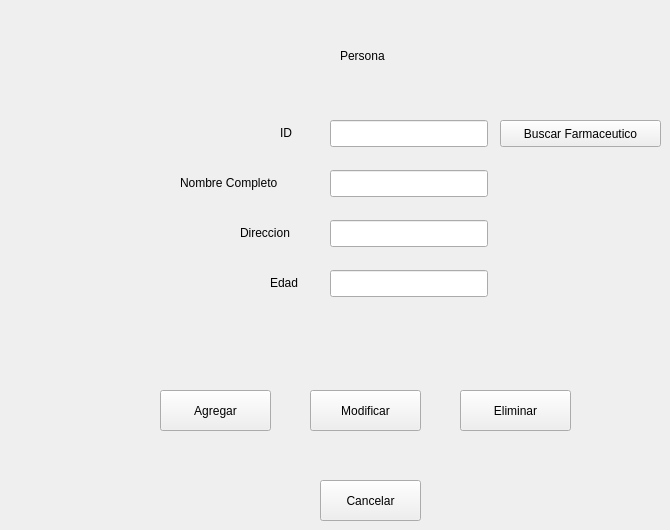
     <widget class="QWidget" name="tabCrudFarmaceuticos_2">
      <attribute name="title">
       <string>Farmaceuticos</string>
      </attribute>
      <widget class="QLabel" name="label_48">
       <property name="geometry">
        <rect>
         <x>180</x>
         <y>170</y>
         <width>131</width>
         <height>26</height>
        </rect>
       </property>
       <property name="text">
        <string>Nombre Completo</string>
       </property>
      </widget>
      <widget class="QLabel" name="label_49">
       <property name="geometry">
        <rect>
         <x>340</x>
         <y>40</y>
         <width>91</width>
         <height>31</height>
        </rect>
       </property>
       <property name="styleSheet">
        <string notr="true">font: italic 20pt &quot;URW Palladio L&quot;;</string>
       </property>
       <property name="text">
        <string>Persona</string>
       </property>
      </widget>
      <widget class="QLineEdit" name="tf_Farmaceutico_nombre_2">
       <property name="geometry">
        <rect>
         <x>330</x>
         <y>170</y>
         <width>158</width>
         <height>27</height>
        </rect>
       </property>
      </widget>
      <widget class="QLabel" name="label_50">
       <property name="geometry">
        <rect>
         <x>240</x>
         <y>220</y>
         <width>71</width>
         <height>26</height>
        </rect>
       </property>
       <property name="text">
        <string>Direccion</string>
       </property>
      </widget>
      <widget class="QLineEdit" name="tf_Farmaceutico_direccion_2">
       <property name="geometry">
        <rect>
         <x>330</x>
         <y>220</y>
         <width>158</width>
         <height>27</height>
        </rect>
       </property>
      </widget>
      <widget class="QLabel" name="label_51">
       <property name="geometry">
        <rect>
         <x>270</x>
         <y>270</y>
         <width>41</width>
         <height>26</height>
        </rect>
       </property>
       <property name="text">
        <string>Edad</string>
       </property>
      </widget>
      <widget class="QLineEdit" name="tf_Farmaceutico_edad_2">
       <property name="geometry">
        <rect>
         <x>330</x>
         <y>270</y>
         <width>158</width>
         <height>27</height>
        </rect>
       </property>
      </widget>
      <widget class="QLabel" name="label_52">
       <property name="geometry">
        <rect>
         <x>280</x>
         <y>120</y>
         <width>16</width>
         <height>26</height>
        </rect>
       </property>
       <property name="text">
        <string>ID</string>
       </property>
      </widget>
      <widget class="QLineEdit" name="tf_Farmaceutico_id_2">
       <property name="geometry">
        <rect>
         <x>330</x>
         <y>120</y>
         <width>158</width>
         <height>27</height>
        </rect>
       </property>
      </widget>
      <widget class="QPushButton" name="bt_Farmaceutico_cancelar_2">
       <property name="geometry">
        <rect>
         <x>320</x>
         <y>480</y>
         <width>101</width>
         <height>41</height>
        </rect>
       </property>
       <property name="text">
        <string>Cancelar</string>
       </property>
      </widget>
      <widget class="QPushButton" name="bt_Farmaceutico_agregar_2">
       <property name="geometry">
        <rect>
         <x>160</x>
         <y>390</y>
         <width>111</width>
         <height>41</height>
        </rect>
       </property>
       <property name="text">
        <string>Agregar</string>
       </property>
      </widget>
      <widget class="QPushButton" name="bt_Farmaceutico_Modificar_2">
       <property name="geometry">
        <rect>
         <x>310</x>
         <y>390</y>
         <width>111</width>
         <height>41</height>
        </rect>
       </property>
       <property name="text">
        <string>Modificar</string>
       </property>
      </widget>
      <widget class="QPushButton" name="bt_Farmaceutico_Eliminar_2">
       <property name="geometry">
        <rect>
         <x>460</x>
         <y>390</y>
         <width>111</width>
         <height>41</height>
        </rect>
       </property>
       <property name="text">
        <string>Eliminar</string>
       </property>
      </widget>
      <widget class="QPushButton" name="bt_FindFarmaceutico_2">
       <property name="geometry">
        <rect>
         <x>500</x>
         <y>120</y>
         <width>161</width>
         <height>27</height>
        </rect>
       </property>
       <property name="text">
        <string>Buscar Farmaceutico</string>
       </property>
      </widget>
     </widget>
